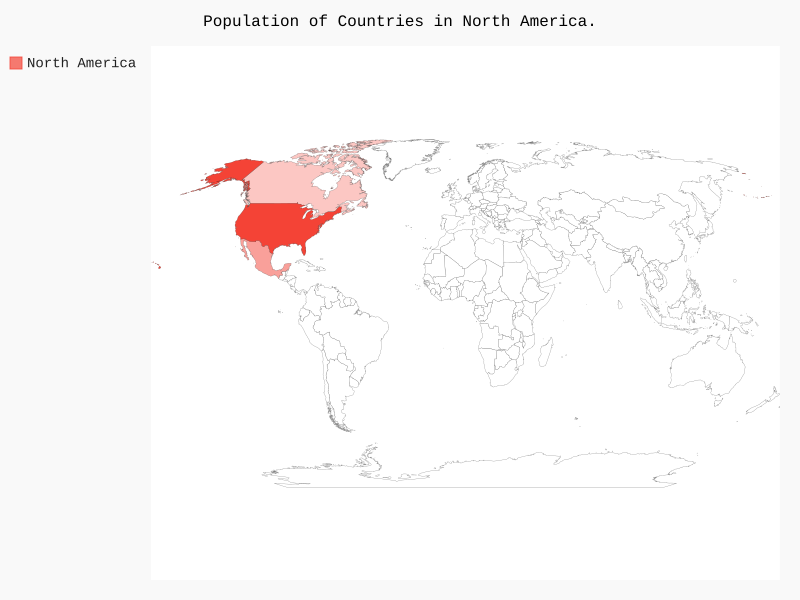

The script that drew this image:
import pygal_maps_world.maps
wm = pygal_maps_world.maps.World()
wm.title = "Population of Countries in North America."
wm.add('North America', {'ca': 34126000, 'us': 309349000, 'mx':113423000})
wm.render_to_file('na_populations.svg')
